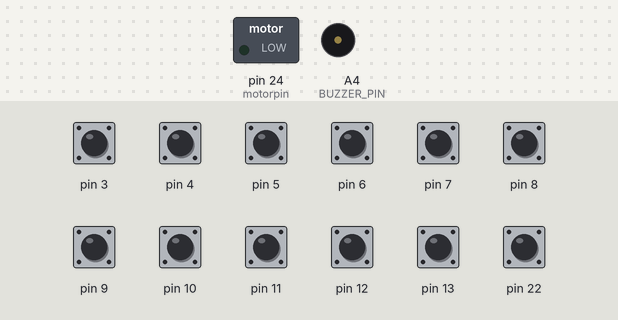
Bench run of a sketch on a simulated Arduino Mega 2560, built with avr-gcc and run on an emulated ATmega2560. On the bench: switched loads named in the sketch (green lamp = pin HIGH), buzzer (waves = sounding). The test bench sets the inputs (shaded band); at power-on: pin 3–13, pin 22 HIGH.

Above: at 1.2 s.
1.3 s: pin 3 pulled LOW for 0.15 s
At 1.39 s:
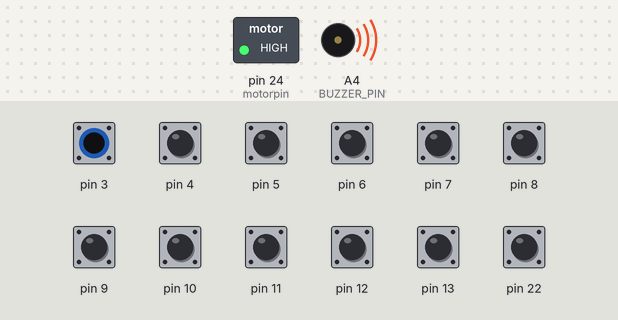
Timing chart, 0 to 4.3 s (numbered marks = the images above; inputs shaded):
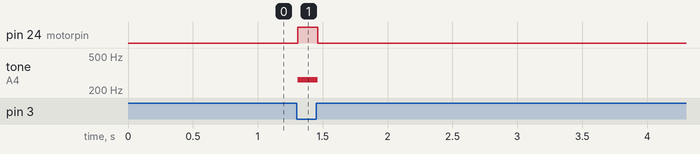

The sketch:

CapSensePiano.ino
```cpp
#include <CapacitiveSensor.h>

/*
  Capacitive-Touch Arduino Keyboard Piano

  Plays piano tones through a buzzer when the user taps touch-sensitive piano "keys"

  Created  18 May 2013
  Modified 23 May 2013
  by Tyler Crumpton and Nicholas Jones

  This code is released to the public domain. For information about the circuit,
  visit the Instructable tutorial at http://www.instructables.com/id/Capacitive-Touch-Arduino-Keyboard-Piano/
*/

#include <CapacitiveSensor.h>
#include "pitches.h"

#define COMMON_PIN      2    // The common 'send' pin for all keys
#define BUZZER_PIN      A4   // The output pin for the piezo buzzer
#define NUM_OF_SAMPLES  10   // Higher number whens more delay but more consistent readings
#define CAP_THRESHOLD   50  // Capactive reading that triggers a note (adjust to fit your needs)
#define NUM_OF_KEYS     12    // Number of keys that are on the keyboard

// This macro creates a capacitance "key" sensor object for each key on the piano keyboard:
#define CS(Y) CapacitiveSensor(2, Y)

// Each key corresponds to a note, which are defined here. Uncomment the scale that you want to use:
int notes[]={NOTE_C4,NOTE_CS4, NOTE_D4, NOTE_DS4, NOTE_E4, NOTE_F4, NOTE_FS4, NOTE_G4, NOTE_GS4, NOTE_A4, NOTE_AS4, NOTE_B4}; // C-Major scale
//int notes[]={NOTE_A4,NOTE_B4,NOTE_C5,NOTE_D5,NOTE_E5,NOTE_F5,NOTE_G5,NOTE_A5}; // A-Minor scale
//int notes[]={NOTE_C4,NOTE_DS4,NOTE_F4,NOTE_FS4,NOTE_G4,NOTE_AS4,NOTE_C5,NOTE_DS5}; // C Blues scale
const int motorpin = 24;
// Defines the pins that the keys are connected to:
CapacitiveSensor keys[] = {CS(3), CS(4), CS(5), CS(6), CS(7), CS(8), CS(9), CS(10), CS(11), CS(12), CS(13), CS(22)};

void setup() {
  // Turn off autocalibrate on all channels:
  for(int i=1; i<12; ++i) {
    keys[i].set_CS_AutocaL_Millis(0xFFFFFFFF);
  }
  // Set the buzzer as an output:
  pinMode(BUZZER_PIN, OUTPUT);
  // set motor as output:
  pinMode(motorpin, OUTPUT);
}

void loop() {
  // Loop through each key:
unsigned int keysPlaying = 0;
// Loop through each key:
  for (int i = 0; i < NUM_OF_KEYS; ++i) {
// If the capacitance reading is greater than the threshold, play a note and turn on motor:
  int c = keys[i].capacitiveSensor(NUM_OF_SAMPLES);
  if(c > CAP_THRESHOLD) {
  tone(BUZZER_PIN, notes[i]); // Plays the note corresponding to the key pressed
    keysPlaying++;
   digitalWrite(motorpin, HIGH);
}
}
// If the capacitance reading is less than the threshold, do not play sound and turn off motor:
if (keysPlaying == 0) {
noTone(BUZZER_PIN);
digitalWrite(motorpin, LOW);
}
}
```

pitches.h
```cpp
// This file contains a list of 8 octaves worth of pitches
//  that correspond to notes on the piano.
#define NOTE_B0  31
#define NOTE_C1  33
#define NOTE_CS1 35
#define NOTE_D1  37
#define NOTE_DS1 39
#define NOTE_E1  41
#define NOTE_F1  44
#define NOTE_FS1 46
#define NOTE_G1  49
#define NOTE_GS1 52
#define NOTE_A1  55
#define NOTE_AS1 58
#define NOTE_B1  62
#define NOTE_C2  65
#define NOTE_CS2 69
#define NOTE_D2  73
#define NOTE_DS2 78
#define NOTE_E2  82
#define NOTE_F2  87
#define NOTE_FS2 93
#define NOTE_G2  98
#define NOTE_GS2 104
#define NOTE_A2  110
#define NOTE_AS2 117
#define NOTE_B2  123
#define NOTE_C3  131
#define NOTE_CS3 139
#define NOTE_D3  147
#define NOTE_DS3 156
#define NOTE_E3  165
#define NOTE_F3  175
#define NOTE_FS3 185
#define NOTE_G3  196
#define NOTE_GS3 208
#define NOTE_A3  220
#define NOTE_AS3 233
#define NOTE_B3  247
#define NOTE_C4  262
#define NOTE_CS4 277
#define NOTE_D4  294
#define NOTE_DS4 311
#define NOTE_E4  330
#define NOTE_F4  349
#define NOTE_FS4 370
#define NOTE_G4  392
#define NOTE_GS4 415
#define NOTE_A4  440
#define NOTE_AS4 466
#define NOTE_B4  494
#define NOTE_C5  523
#define NOTE_CS5 554
#define NOTE_D5  587
#define NOTE_DS5 622
#define NOTE_E5  659
#define NOTE_F5  698
#define NOTE_FS5 740
#define NOTE_G5  784
#define NOTE_GS5 831
#define NOTE_A5  880
#define NOTE_AS5 932
#define NOTE_B5  988
#define NOTE_C6  1047
#define NOTE_CS6 1109
#define NOTE_D6  1175
#define NOTE_DS6 1245
#define NOTE_E6  1319
#define NOTE_F6  1397
#define NOTE_FS6 1480
#define NOTE_G6  1568
#define NOTE_GS6 1661
#define NOTE_A6  1760
#define NOTE_AS6 1865
#define NOTE_B6  1976
#define NOTE_C7  2093
#define NOTE_CS7 2217
#define NOTE_D7  2349
#define NOTE_DS7 2489
#define NOTE_E7  2637
#define NOTE_F7  2794
#define NOTE_FS7 2960
#define NOTE_G7  3136
#define NOTE_GS7 3322
#define NOTE_A7  3520
#define NOTE_AS7 3729
#define NOTE_B7  3951
#define NOTE_C8  4186
#define NOTE_CS8 4435
#define NOTE_D8  4699
#define NOTE_DS8 4978
```

Measured:
- after the input at 1.3 s, pin 24 (motorpin): LOW → HIGH at once, → LOW 0.16 s later; tone on A4 (BUZZER_PIN): silent → 262 Hz at once, → silent 0.16 s later
